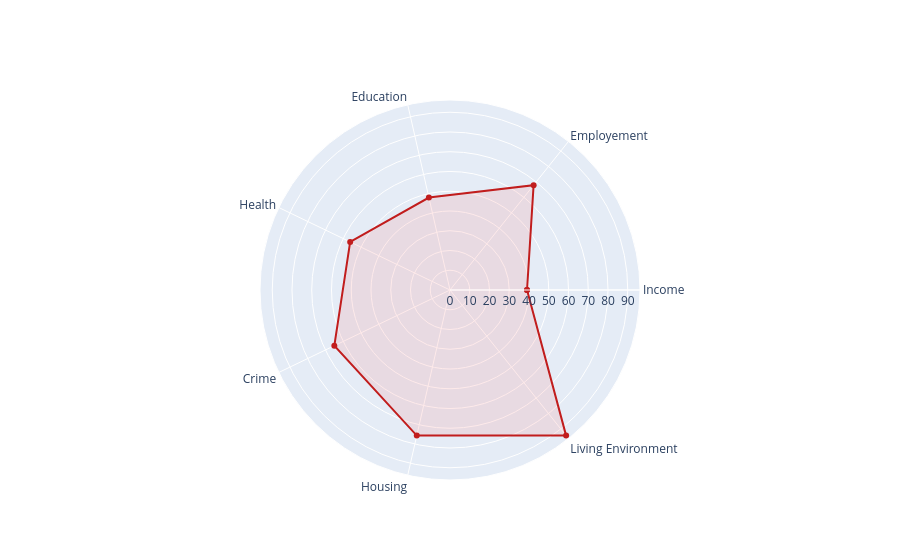

The code cell stored with this chart in its notebook:
### Code cell
build_spider_chart('E01004306')

### Figure 1 — Plotly figure (JSON) as saved in the notebook; plotly's stock layout.template omitted (floating-point values rounded to 4 significant figures)
{"data": [{"fill": "toself", "fillcolor": "rgba(248, 113, 113, 0.15)", "hovertemplate": "%{theta}: %{r:.0f}th percentile<extra></extra>", "line": {"color": "#c11d1d", "width": 2}, "name": "E01004306", "r": [39, 67.9, 48, 56.1, 65, 75.6, 94.3, 39], "theta": ["Income", "Employement", "Education", "Health", "Crime", "Housing", "Living Environment", "Income"], "type": "scatterpolar"}], "layout": {}}
